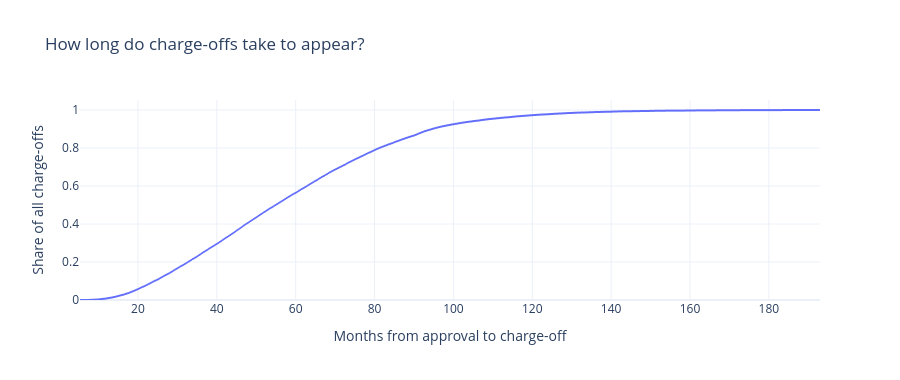

The code cell stored with this chart in its notebook:
### Markdown cell above
## Step 2 · Timing: charge-offs arrive late
A loan approved in 2019 has had less time to fail than one approved in 2011. If we ignore this, recent vintages look better than they are. We measure how long charge-offs take.

### Code cell
co = df[df["bad"] == 1].copy()
co["months"] = (co["chargeoffdate"] - co["approvaldate"]).dt.days / 30.4
print(f"Median time from approval to charge-off: {co['months'].median():.0f} months")
for k in (36, 60, 84):
    print(f"Charge-offs that happen by {k} months: {(co['months'] <= k).mean():.0%}")

fig = px.ecdf(co.dropna(subset=["months"]), x="months", labels={"months": "Months from approval to charge-off"},
              title="How long do charge-offs take to appear?")
fig.update_layout(template="plotly_white", height=380); fig.update_yaxes(title="Share of all charge-offs")
fig.show()

display((df.groupby("approvalfy")[["bad", "bad60"]].mean() * 100).round(2).T)

### Figure 1 — Plotly figure (JSON) as saved in the notebook; plotly's stock layout.template omitted (floating-point values rounded to 4 significant figures; data arrays with more than 128 entries replaced by an {"elided": "..."} marker saying what was removed)
{"data": [{"hovertemplate": "Months from approval to charge-off=%{x}<br>probability=%{y}<extra></extra>", "legendgroup": "", "line": {"dash": "solid", "shape": "hv"}, "marker": {"color": "#636efa", "symbol": "circle"}, "mode": "lines", "name": "", "showlegend": false, "type": "scattergl", "x": {"elided": "37251 float values"}, "xaxis": "x", "y": {"elided": "37251 float values"}, "yaxis": "y"}], "layout": {"height": 380, "legend": {"tracegroupgap": 0}, "title": {"text": "How long do charge-offs take to appear?"}, "xaxis": {"anchor": "y", "domain": [0, 1], "title": {"text": "Months from approval to charge-off"}}, "yaxis": {"anchor": "x", "domain": [0, 1], "rangemode": "tozero", "title": {"text": "Share of all charge-offs"}}}}
